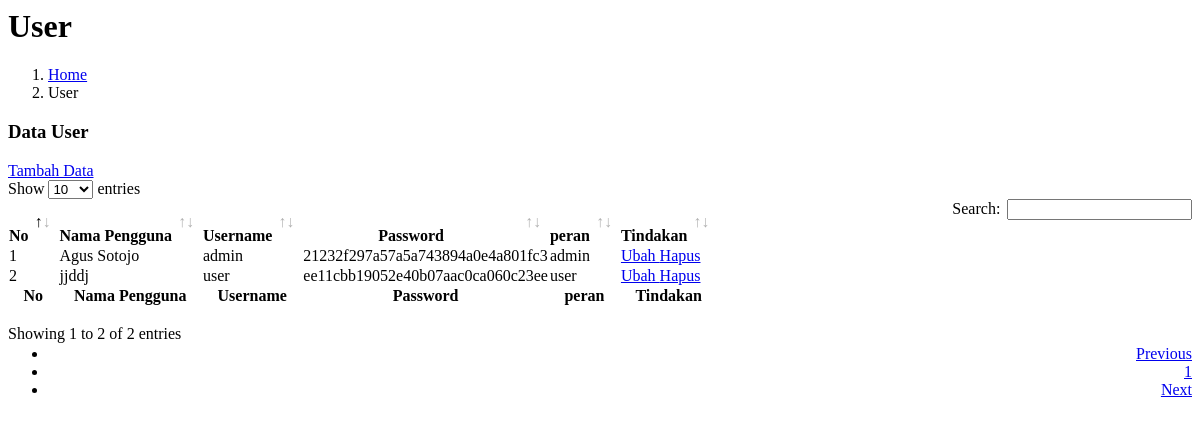
The page /pages/admin/user/userread.php on the database its author committed.
### tables this page shows
CREATE TABLE `pegawai` (
  `id_pegawai` int(11) NOT NULL,
  `id_jabatan` int(11) NOT NULL,
  `nip` varchar(100) NOT NULL,
  `nm_pegawai` varchar(250) NOT NULL,
  `jk` varchar(100) NOT NULL,
  `alamat` varchar(250) NOT NULL,
  `agama` varchar(100) NOT NULL,
  `no_hp` varchar(15) NOT NULL,
  `email` varchar(100) NOT NULL,
  `id_user` int(11) NOT NULL
);

CREATE TABLE `tb_user` (
  `id_user` int(11) NOT NULL,
  `username` varchar(100) NOT NULL,
  `password` varchar(100) NOT NULL,
  `peran` varchar(100) NOT NULL
);

### pages/admin/user/userread.php (the view, shortened to what this page needs)
<?php include_once "partials/cssdatatables.php" ?>
<div class="content-header">
        <div class="container-fluid">
                <div class="row mb-2">
                        <div class="col-sm-6">
                                <h1 class="m-0"> User</h1>
                        </div>
                        <div class="col-sm-6">
                                <ol class="breadcrumb float-sm-right">
                                        <li class="breadcrumb-item">
                                                <a href="?page=home"> Home</a>
                                        </li>
                                        <li class="breadcrumb-item"> User</li>
                                </ol>
                        </div>
                </div>
        </div>
</div>
<div class="content">
        <div class="card">
                <div class="card-header">
                        <h3 class="card-title">Data User</h3>
                        <a href="?page=pegawaicreate" class="btn btn-success btn-sm float-right">
                                <i class="fa fa-plus-circle"></i> Tambah Data</a>
                </div>
                <div class="card-body">
                        <table id="mytable" class="table table-bordered table-hover">
                                <thead>
                                        <tr class="text-center">
                                                <th>No</th>
                                                <th>Nama Pengguna</th>
                                                <th>Username</th>
                                                <th>Password</th>
                                                <th>peran</th>
                                                <th>Tindakan</th>
                                        </tr>
                                </thead>
                                <tfoot>
                                        <tr class="text-center">
                                                <th>No</th>
                                                <th>Nama Pengguna</th>
                                                <th>Username</th>
                                                <th>Password</th>
                                                <th>peran</th>
                                                <th>Tindakan</th>
                                        </tr>
                                </tfoot>
                                <tbody>
                                        <?php
                                        $database = new Database();
                                        $db = $database->getConnection();
                                        $selectSql = "SELECT * FROM tb_user
                                        INNER JOIN pegawai ON pegawai.id_user = tb_user.id_user ";
                                        $stmt = $db->prepare($selectSql);
                                        $stmt->execute();
                                        $no = 1;
                                        while ($row = $stmt->fetch(PDO::FETCH_ASSOC)) {
                                        ?>
                                                <tr class="text-center">
                                                        <td><?php echo $no++ ?></td>
                                                        <td><?php echo $row['nm_pegawai'] ?></td>
                                                        <td><?php echo $row['username'] ?></td>
                                                        <td><?php echo $row['password'] ?></td>
                                                        <td><?php echo $row['peran'] ?></td>
                                                        <td>
                                                                <a href="?page=userupdate&id_user=<?php echo $row['id_user'] ?>" class="btn btn-primary btn-sm mr-1">
                                                                        <i class="fa fa-edit"></i> Ubah
                                                                </a>
                                                                <a href="?page=userdelete&id_user=<?php echo $row['id_user'] ?>" class="btn btn-danger btn-sm" onClick="javascript: return confirm('Konfirmasi data akan dihapus?');">
                                                                        <i class="fa fa-trash"></i> Hapus
                                                                </a>
                                                        </td>
                                                </tr>
                                        <?php
                                        }
                                        ?>
                                </tbody>
                        </table>
                </div>
        </div>
</div>

### rows shown on the page
pegawai: nm_pegawai "Agus Sotojo", id_user.username "admin", id_user.password "21232f297a57a5a743894a0e4a801fc3", id_user.peran "admin"
pegawai: nm_pegawai "jjddj", id_user.username "user", id_user.password "ee11cbb19052e40b07aac0ca060c23ee", id_user.peran "user"
